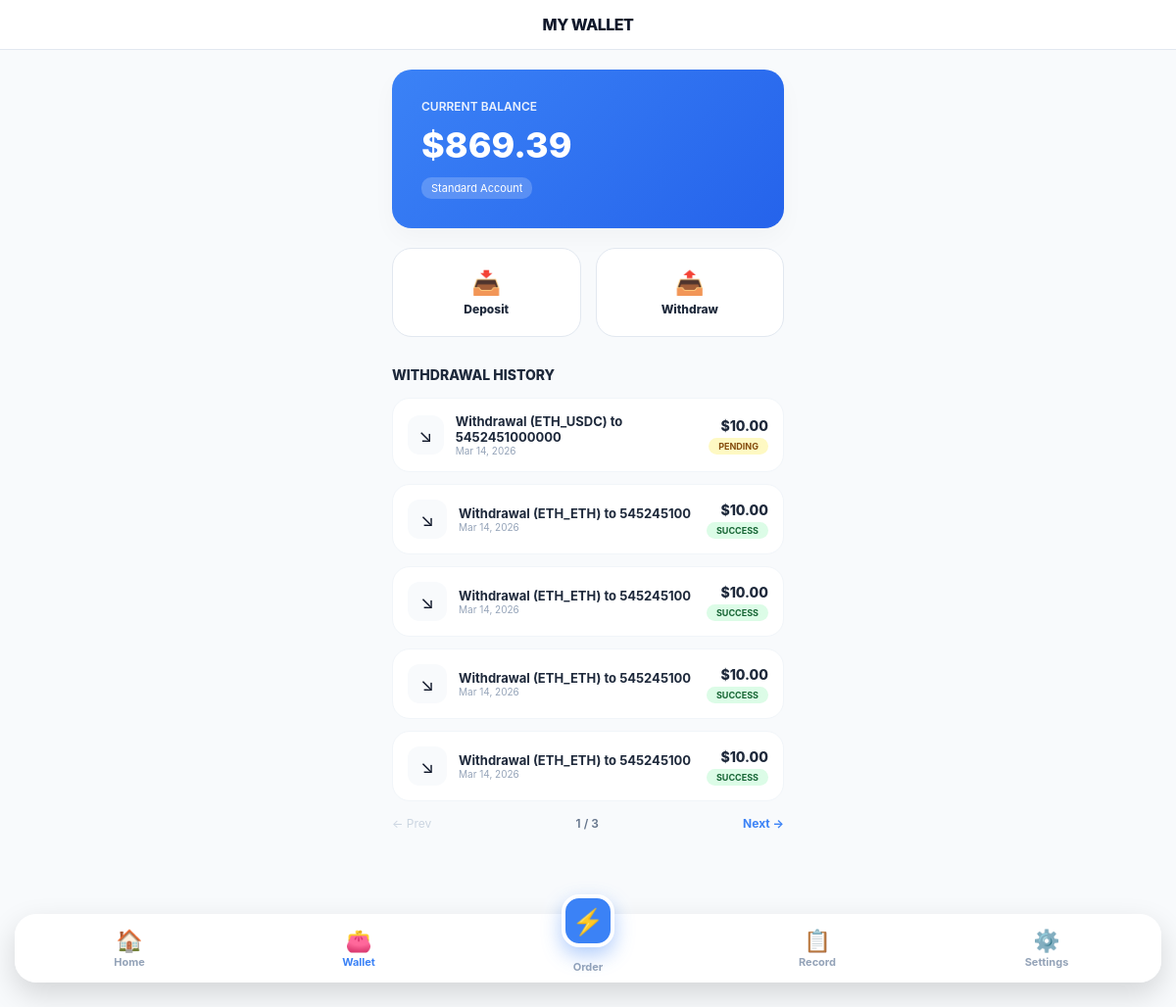
/wallet/ (signed in), run on an earlier commit of the app's database.
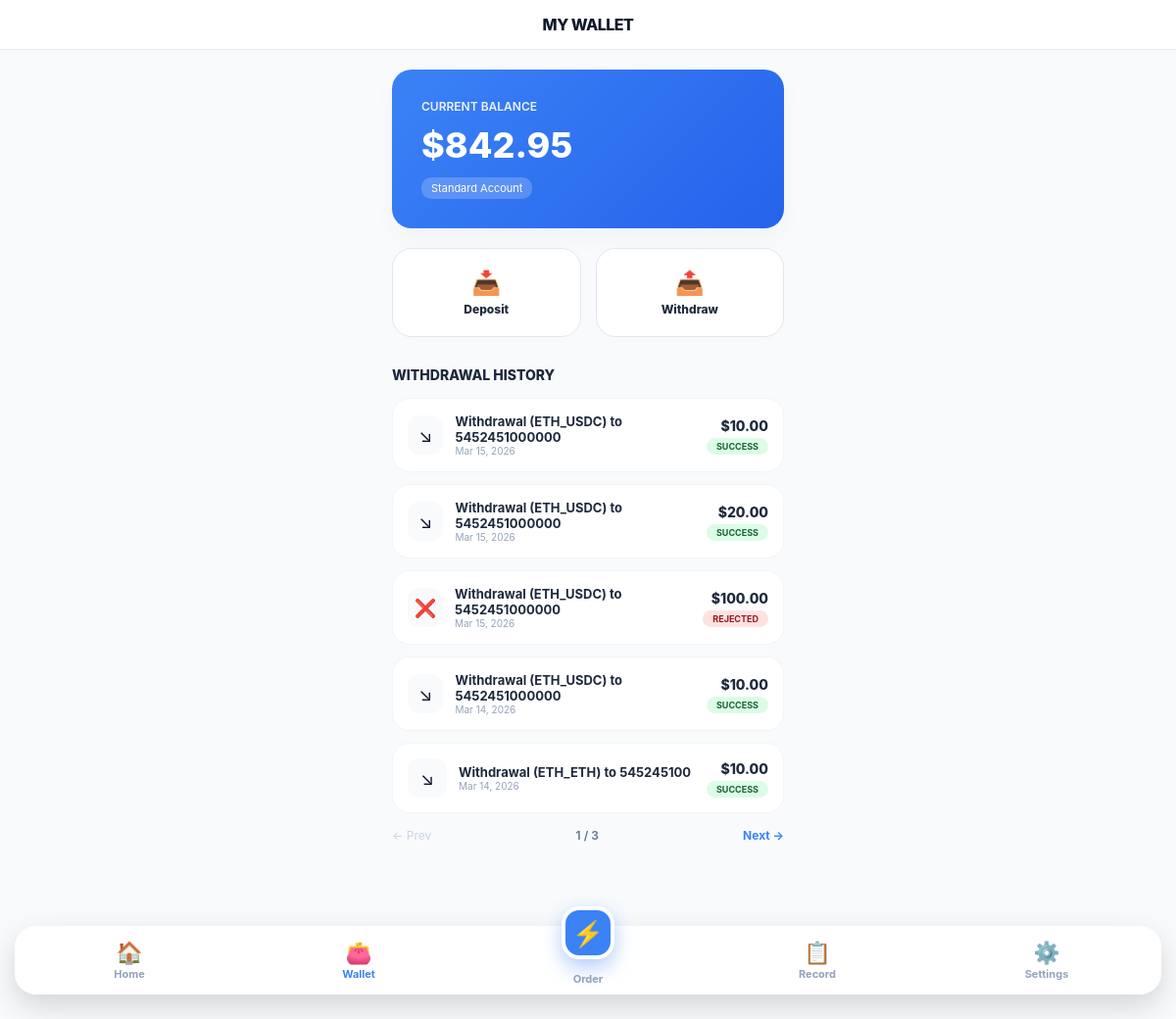
And on a later commit of the database.
### Catalog/models.py (models this page shows, shortened)
class Profile(models.Model):
    user = models.OneToOneField(User, on_delete=models.CASCADE, related_name='profile')
    wallet_address = models.CharField(max_length=255, blank=True, null=True)
    network = models.CharField(max_length=50, default='ETH_USDC')
    balance = models.DecimalField(max_digits=12, decimal_places=2, default=Decimal('0.00'))
    phone_number = models.CharField(max_length=20, blank=True, null=True, unique=True)
    total_earned = models.DecimalField(max_digits=12, decimal_places=2, default=Decimal('0.00'))
    current_progress = models.IntegerField(default=0)
    withdrawal_pin = models.CharField(max_length=6, default="000000")
    created_at = models.DateTimeField(auto_now_add=True)
    updated_at = models.DateTimeField(auto_now=True)

class Order(models.Model):
    STATUS_CHOICES = [
        ('scheduled', 'Scheduled'),
        ('pending', 'Pending'),
        ('completed', 'Completed'),
        ('frozen', 'Frozen'),
        ('withdrawal', 'Withdrawal Pending'),
        ('withdrawn', 'Withdrawn/Paid'),
        ('rejected', 'Rejected'),
    ]
    user = models.ForeignKey(User, on_delete=models.CASCADE, related_name='orders', null=True, blank=True)
    product_name = models.CharField(max_length=255)
    image_url = models.URLField(max_length=500, blank=True, null=True)
    price = models.DecimalField(max_digits=12, decimal_places=2, default=Decimal('0.00'))
    profit = models.DecimalField(max_digits=12, decimal_places=2, default=Decimal('0.00'))
    commission_rate = models.DecimalField(max_digits=5, decimal_places=2, default=Decimal('1.00'))
    status = models.CharField(max_length=20, choices=STATUS_CHOICES, default='pending')
    created_at = models.DateTimeField(auto_now_add=True)
    scheduled_at = models.IntegerField(null=True, blank=True)

### Catalog/views.py (the view)
# urls.py: path('wallet/', views.user_wallet, name='user_wallet'),
@login_required(login_url='user_login')
def user_wallet(request):
    withdrawal_orders = request.user.orders.filter(
        status__in=['withdrawal', 'withdrawn', 'rejected']
    ).order_by('-created_at')
    paginator = Paginator(withdrawal_orders, 5)
    page_number = request.GET.get('page')
    page_obj = paginator.get_page(page_number)
    return render(request, 'users/wallet.html', {
        'profile': request.user.profile,
        'withdrawals': page_obj
    })

### Catalog/templates/users/wallet.html (shortened to what the changed rows need)
{% extends "users/user_main.html" %}
{% block content %}
<div style="width: 100%; max-width: 400px; margin: 0 auto; padding-bottom: 40px;">
    <div class="dashboard-card" style="padding: 30px; background: linear-gradient(135deg, #3b82f6 0%, #2563eb 100%); color: white; border: none; margin-bottom: 20px; border-radius: 20px;">
        <div style="font-size: 12px; font-weight: 600; opacity: 0.9; text-transform: uppercase;">Current Balance</div>
        <div style="font-size: 36px; font-weight: 800; margin: 10px 0;">${{ profile.balance }}</div>
        <div style="font-size: 11px; background: rgba(255,255,255,0.2); display: inline-block; padding: 4px 10px; border-radius: 10px;">Standard Account</div>
    </div>
    <div style="margin-top: 30px;">
        {% for order in withdrawals %}
            <div style="background: white; padding: 15px; border-radius: 18px; border: 1px solid #f1f5f9; margin-bottom: 12px; display: flex; justify-content: space-between; align-items: center;">
                <div style="display: flex; align-items: center; gap: 12px;">
                    <div style="background: #f8fafc; width: 40px; height: 40px; border-radius: 12px; display: flex; align-items: center; justify-content: center; font-size: 18px;">
                        {% if order.status == 'rejected' %}❌{% else %}↘{% endif %}
                    </div>
                    <div>
                        <div style="font-size: 13px; font-weight: 700; color: #1e293b;">{{ order.product_name }}</div>
                        <div style="font-size: 10px; color: #94a3b8;">{{ order.created_at|date:"M d, Y" }}</div>
                    </div>
                </div>
                <div style="text-align: right;">
                    <div style="font-size: 14px; font-weight: 800; color: #1e293b;">${{ order.price }}</div>
                    <span style="font-size: 9px; padding: 3px 10px; border-radius: 20px; font-weight: 700; text-transform: uppercase;
                        {% if order.status == 'withdrawn' %} background: #dcfce7; color: #166534;
                        {% elif order.status == 'withdrawal' %} background: #fef9c3; color: #854d0e;
                        {% else %} background: #fee2e2; color: #991b1b; {% endif %}">
                        {% if order.status == 'withdrawal' %}Pending{% elif order.status == 'withdrawn' %}Success{% else %}Rejected{% endif %}
                    </span>
                </div>
            </div>
        {% empty %}
            <div style="text-align: center; padding: 40px; color: #94a3b8; font-size: 12px;">No records found.</div>
        {% endfor %}
    </div>
</div>
{% endblock %}

What changed in the data, as far as the page shows it:
no longer on this page (row unchanged): Order: product_name "Withdrawal (ETH_ETH) to 545245100", created_at "Mar 14, 2026", price "10.00", status "SUCCESS"
no longer on this page (row unchanged): Order: product_name "Withdrawal (ETH_ETH) to 545245100", created_at "Mar 14, 2026", price "10.00", status "SUCCESS"
no longer on this page (row unchanged): Order: product_name "Withdrawal (ETH_ETH) to 545245100", created_at "Mar 14, 2026", price "10.00", status "SUCCESS"
changed Profile: balance "869.39" → "842.95"
added Order: product_name "Withdrawal (ETH_USDC) to 5452451000000", created_at "Mar 15, 2026", price "10.00", status "SUCCESS"
added Order: product_name "Withdrawal (ETH_USDC) to 5452451000000", created_at "Mar 15, 2026", price "20.00", status "SUCCESS"
added Order: product_name "Withdrawal (ETH_USDC) to 5452451000000", created_at "Mar 15, 2026", price "100.00", status "REJECTED"
changed Order (number 4 of 5 on the later page): status "PENDING" → "SUCCESS"
